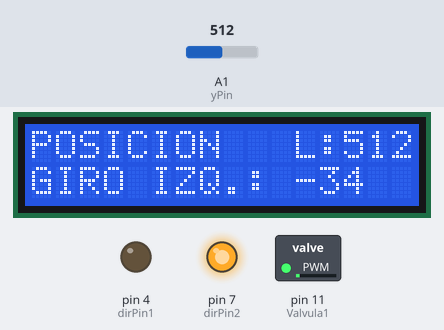
The sketch below on a simulated Arduino Uno, built with avr-gcc and run on an emulated ATmega328P. Shown: 16×2 character LCD, switched loads named in the sketch (green lamp = pin HIGH), output pins drawn as LEDs (lit = HIGH). The test bench sets the inputs (shaded band); at power-on: A1 (yPin) = 512. What the sketch prints to the serial monitor is not drawn.

Above: at 2.2 s.
2.8 s: A1 (yPin) set to 473
At 3.8 s:
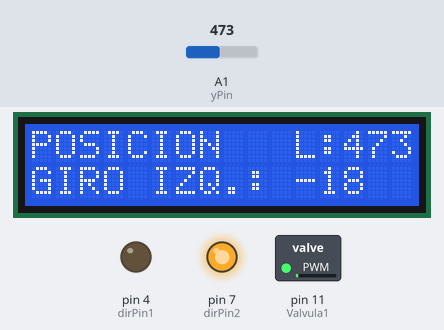
5.8 s: A1 (yPin) set to 437
At 6.7 s:
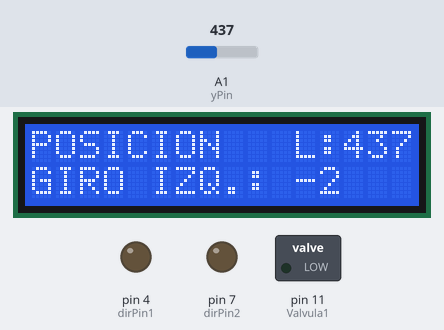
8.3 s: A1 (yPin) set to 652
At 9.3 s:
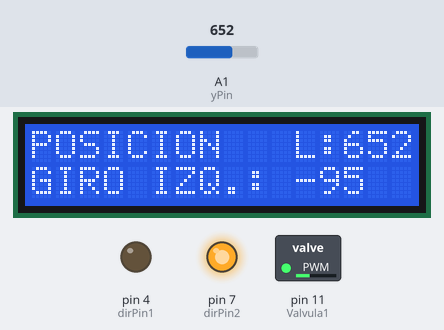
10.9 s: A1 (yPin) set to 675
At 11.9 s:
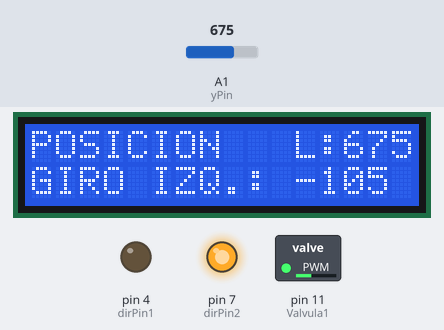
12.4 s: A1 (yPin) set to 420
At 14.0 s:
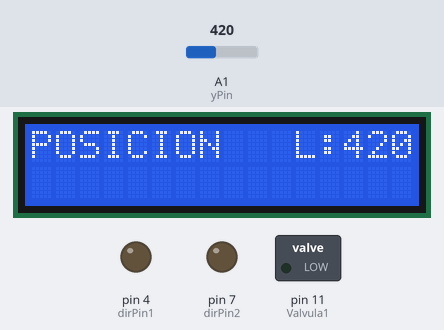
14.5 s: A1 (yPin) set to 405
At 15.5 s:
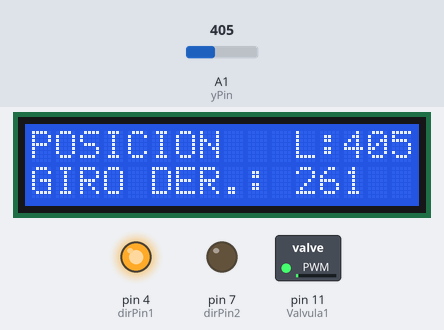
Timing chart, 0 to 17.5 s (numbered marks = the images above; inputs shaded):
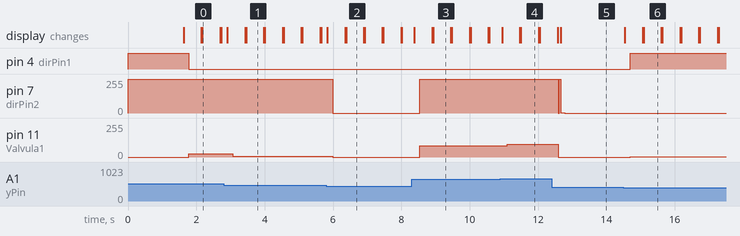

The sketch:

Ctrl_EVsolenoidePROPORCIONAL_V2.ino
```cpp
/* - WellSERVICE -
 *  PROYECTO: "Ctrl valvula proporcional hidraulica con regulador lineal lm317 por medio de una señal pwm"
 *  DISEÑADO POR: prof.martintorres@educ.ar
 */

#include <Wire.h>
#include <LiquidCrystal_I2C.h>

LiquidCrystal_I2C lcd(0x27,16,2);


int Valvula1 = 11;
int dirPin1 = 4;
int dirPin2 = 7 ;
int yPin = A1;

int yVal;
int APERTURA;
int compAPERTURA;
int APERTURA2;
int dt = 100;
int dt2 = 5000;


void setup() {
  Serial.begin(9600);
  pinMode(Valvula1, OUTPUT);
  pinMode(dirPin1, OUTPUT);
  pinMode(dirPin2, OUTPUT);
  pinMode(yPin, INPUT);
   digitalWrite(dirPin1, 1);
   digitalWrite(dirPin2, 1);
lcd.init();
lcd.backlight();
lcd.setCursor(0,0);
lcd.print ("  Well Service  ");
lcd.setCursor(0,1);
lcd.print ("-Tool & Testing-");
delay (1500);
lcd.clear();
}

void loop() {
  yVal = analogRead(yPin);
  Serial.println( "Lectura PUERTO: " );
  Serial.println(yVal);
 lcd.setCursor(0,0);
 lcd.print ("POSICION   L:");
 lcd.print (yVal);
 lcd.setCursor(0,1);

 if (yVal > 421 & yVal <430) {
   APERTURA2 = map(yVal,0,0,0,0);
lcd.print ("-SIN GIRO- ");
lcd.print (APERTURA2);
     }

if (yVal < 420) {
 APERTURA2 = map(yVal,1023,420,0,255);
lcd.print ("GIRO DER.: ");
lcd.print (APERTURA2);
delay (150);
lcd.clear();
     }

if (yVal > 431) {
 APERTURA2 = map(yVal,431,1023,0,-255);
lcd.print ("GIRO IZQ.: ");
lcd.print (APERTURA2);
delay (150);
lcd.clear();
     }


  compAPERTURA = APERTURA;

if (compAPERTURA <= 10) {
    digitalWrite(dirPin1, 1);
    digitalWrite(dirPin2, 1);
     }

  if (yVal > 410 & yVal <460) {
    //if (yVal > 320 & yVal <380)
    // if (yVal > 508 & yVal <512)
    digitalWrite(dirPin1, 1);
    digitalWrite(dirPin2, 1);
    APERTURA = map(yVal,500,0,0,0);
    analogWrite(Valvula1, APERTURA);
     }

  if (yVal > 460) {
    APERTURA = map(yVal,460,1023,0,255);
    //APERTURA = map(yVal,380,1023,0,255);
    digitalWrite(dirPin1, 0);
    digitalWrite(dirPin2, 1);
    analogWrite(Valvula1, APERTURA);
   } else {
   digitalWrite(dirPin2, 0);
  }

  if (yVal <= 410 ) {
    APERTURA = map(yVal,410,0,0,255);
    digitalWrite(dirPin1, 1);
    digitalWrite(dirPin2, 0);
    analogWrite(Valvula1, APERTURA);
   }else {
   digitalWrite(dirPin1, 0);
  }
  }
```

Measured:
- the behaviour switches between 455 and 454 on A1 (yPin) (found by bisection; images 1 and 2)
- the behaviour switches between 420 and 419 on A1 (yPin) (found by bisection; images 5 and 6)
- after the input at 2.8 s, pin 11 (Valvula1): 23/255 → 5/255 after 0.26 s; the display: changes after 0.11 s (image 1)
- after the input at 5.8 s, pin 7 (dirPin2): 255/255 → 0/255 after 0.19 s; pin 11 (Valvula1): 5/255 → 0/255 after 0.19 s; the display: changes at once (image 2)
- after the input at 8.3 s, pin 7 (dirPin2): 0/255 → 255/255 after 0.24 s; pin 11 (Valvula1): 0/255 → 86/255 after 0.24 s; the display: changes after 0.08 s (image 3)
- after the input at 10.9 s, pin 11 (Valvula1): 86/255 → 97/255 after 0.20 s
- after the input at 12.4 s, pin 7 (dirPin2): 255/255 → 1/255 after 0.19 s, → 0/255 0.20 s later; pin 11 (Valvula1): 97/255 → 0/255 after 0.19 s
- after the input at 14.5 s, pin 4 (dirPin1): LOW → HIGH after 0.19 s; pin 11 (Valvula1): 0/255 → 3/255 after 0.19 s; the display: changes at once (image 6)
